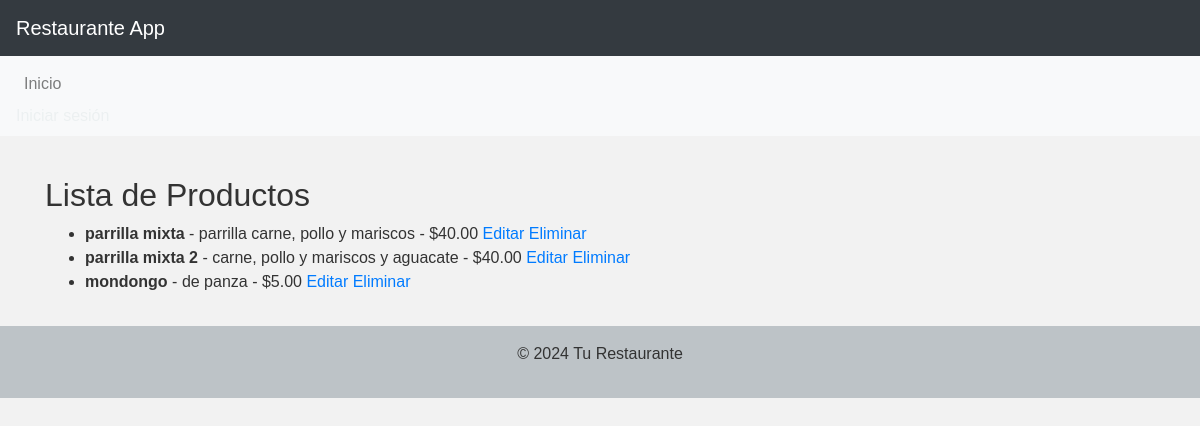
Before: /lista_productos/ with the older database file.
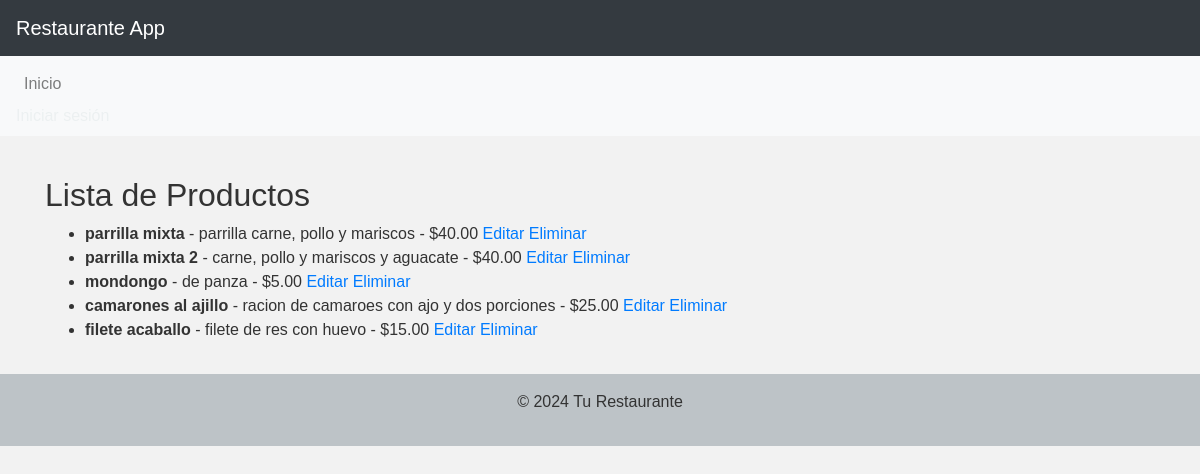
After: the same page with the newer database file.
### restaurante_app/models.py (models this page shows, shortened)
class Producto(models.Model):
    nombre = models.CharField(max_length=100)
    descripcion = models.TextField()
    precio = models.DecimalField(max_digits=10, decimal_places=2)

### restaurante_app/views.py (the view)
# urls.py: path('lista_productos/', views.lista_productos, name='lista_productos'),
def lista_productos(request):
    productos = Producto.objects.all()  # Obtener todos los productos
    return render(request, 'restaurante_app/lista_productos.html', {'productos': productos})

### restaurante_app/templates/restaurante_app/lista_productos.html
{% extends 'base.html' %}
{% block content %}
<div class="container mt-4">
    <h2>Lista de Productos</h2>
    <ul>
        {% for producto in productos %}
        <li>
            <strong>{{ producto.nombre }}</strong> - {{ producto.descripcion }} - ${{ producto.precio }}
            <a href="{% url 'editar_producto' producto.id %}">Editar</a>
            <a href="{% url 'eliminar_producto' producto.id %}">Eliminar</a>
        </li>
        {% endfor %}
    </ul>
</div>
{% endblock %}

Changed rows visible on the page:
added Producto: nombre "camarones al ajillo", descripcion "racion de camaroes con ajo y dos porciones", precio "25.00"
added Producto: nombre "filete acaballo", descripcion "filete de res con huevo", precio "15.00"
